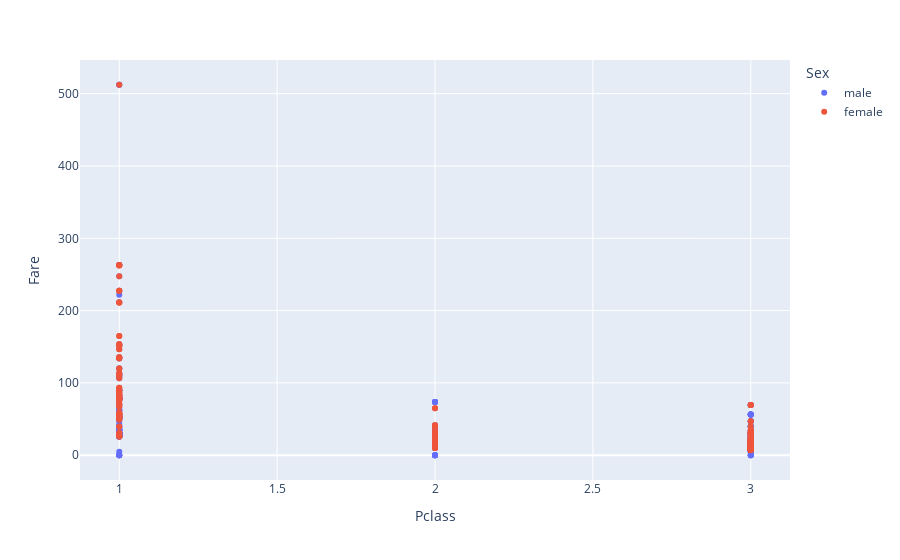

Notebook code for this chart:
### Code cell
scatterPlot(data,"Pclass","Fare","Sex") #data, ikinci parametre x sutunundaki feature, sonraki de y sutunundaki feature.



#Aşağıdaki gördüğünüz outputta Pclass -Pclass ile Fare ile arasında ilişkisinde cinsiyetlerle karşılaştırmasını gördük. 

""" 
1. ve 3. sınıf için en çok parayı kadınlar vermiştir.

Tüm sınıflar için en az parayı erkekler vermiştir.

En çok para dağılımı 0 ila 100 arasındadır.

Tabloda bazı 1. sınıfta aykırı değerler görülmektedir.

2. ve 3. sınıfın en yüksek fiyat arasında sadece 4 birimlik fark vardır.
"""

### Figure 1 — Plotly figure (JSON) as saved in the notebook; plotly's stock layout.template omitted (floating-point values rounded to 4 significant figures; data arrays with more than 128 entries replaced by an {"elided": "..."} marker saying what was removed)
{"data": [{"hovertemplate": "Sex=male<br>Pclass=%{x}<br>Fare=%{y}<extra></extra>", "legendgroup": "male", "marker": {"color": "#636efa", "symbol": "circle"}, "mode": "markers", "name": "male", "orientation": "v", "showlegend": true, "type": "scatter", "x": {"elided": "577 int values"}, "xaxis": "x", "y": {"elided": "577 float values"}, "yaxis": "y"}, {"hovertemplate": "Sex=female<br>Pclass=%{x}<br>Fare=%{y}<extra></extra>", "legendgroup": "female", "marker": {"color": "#EF553B", "symbol": "circle"}, "mode": "markers", "name": "female", "orientation": "v", "showlegend": true, "type": "scatter", "x": {"elided": "314 int values"}, "xaxis": "x", "y": {"elided": "314 float values"}, "yaxis": "y"}], "layout": {"legend": {"title": {"text": "Sex"}, "tracegroupgap": 0}, "margin": {"t": 60}, "xaxis": {"anchor": "y", "domain": [0, 1], "title": {"text": "Pclass"}}, "yaxis": {"anchor": "x", "domain": [0, 1], "title": {"text": "Fare"}}}}
